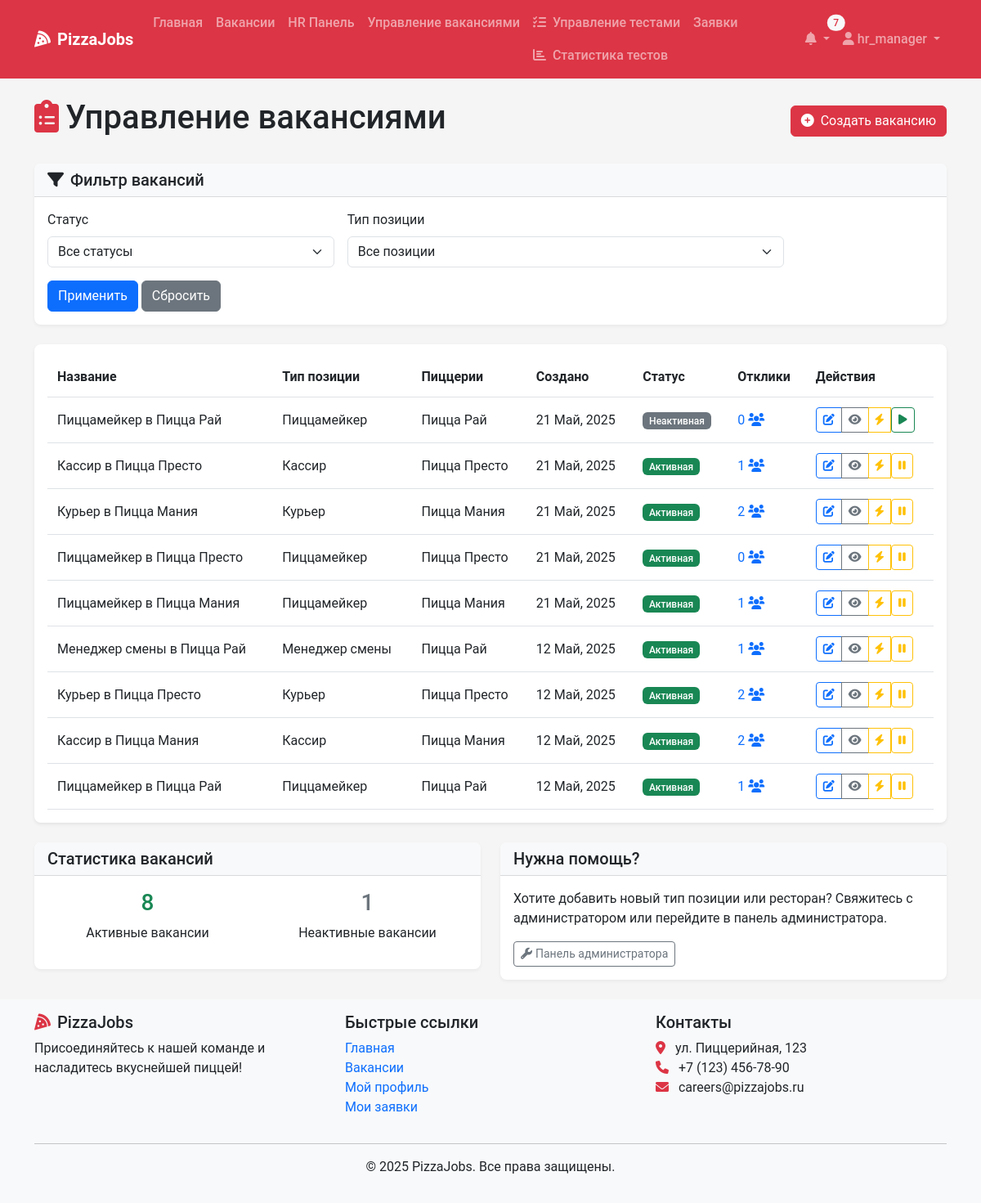
The page /hr/vacancies/ (signed in) on the database its author committed.
### recruitment/models.py (models this page shows, shortened)
class Vacancy(models.Model):
    title = models.CharField(max_length=100)
    position_type = models.ForeignKey(PositionType, on_delete=models.CASCADE, related_name='vacancies')
    restaurants = models.ManyToManyField(Restaurant, related_name='vacancies')
    description = models.TextField()
    requirements = models.TextField()
    responsibilities = models.TextField()
    conditions = models.TextField()
    salary_min = models.DecimalField(max_digits=10, decimal_places=2, null=True, blank=True)
    salary_max = models.DecimalField(max_digits=10, decimal_places=2, null=True, blank=True)
    is_active = models.BooleanField(default=True)
    created_at = models.DateTimeField(auto_now_add=True)
    updated_at = models.DateTimeField(auto_now=True)
    created_by = models.ForeignKey(User, on_delete=models.SET_NULL, null=True, related_name='created_vacancies')
    class Meta:
        verbose_name_plural = "Vacancies"

class PositionType(models.Model):
    title = models.CharField(max_length=100, unique=True)
    description = models.TextField()

class Restaurant(models.Model):
    name = models.CharField(max_length=100)
    address = models.CharField(max_length=255)
    city = models.CharField(max_length=100)
    manager = models.ForeignKey(User, on_delete=models.SET_NULL, null=True, blank=True, related_name='managed_restaurants')

### recruitment/views.py (the view)
# urls.py: path('hr/vacancies/', views.manage_vacancies, name='manage_vacancies'),
@login_required
@hr_required
def manage_vacancies(request):
    vacancies = Vacancy.objects.all().order_by('-created_at')
    status_filter = request.GET.get('status', '')
    if status_filter == 'active':
        vacancies = vacancies.filter(is_active=True)
    elif status_filter == 'inactive':
        vacancies = vacancies.filter(is_active=False)
    position_filter = request.GET.get('position_type', '')
    if position_filter:
        vacancies = vacancies.filter(position_type__id=position_filter)
    paginator = Paginator(vacancies, 20)
    page_number = request.GET.get('page')
    page_obj = paginator.get_page(page_number)
    total = Vacancy.objects.count()
    active = Vacancy.objects.filter(is_active=True).count()
    inactive = total - active
    position_types = PositionType.objects.all()
    context = {
        'page_obj': page_obj,
        'position_types': position_types,
        'selected_status': status_filter,
        'selected_position_type': position_filter,
        'total_vacancies': total,
        'active_vacancies': active,
        'inactive_vacancies': inactive,
    }
    return render(request, 'hr/vacancies_list.html', context)

### templates/hr/vacancies_list.html (shortened to what this page needs)
{% extends 'base.html' %}
{% block content %}
<div class="container">
    <div class="d-flex justify-content-between align-items-center mb-4">
        <h1><i class="fas fa-clipboard-list me-2 text-danger"></i>Управление вакансиями</h1>
        <div>
            <a href="{% url 'create_vacancy' %}" class="btn btn-danger">
                <i class="fas fa-plus-circle me-2"></i>Создать вакансию
            </a>
        </div>
    </div>
    <div class="card mb-4 shadow-sm">
        <div class="card-header bg-light">
            <h5 class="mb-0"><i class="fas fa-filter me-2"></i>Фильтр вакансий</h5>
        </div>
        <div class="card-body">
            <form method="get" class="row g-3">
                <div class="col-md-4">
                    <label for="status" class="form-label">Статус</label>
                    <select class="form-select" id="status" name="status">
                        <option value="">Все статусы</option>
                    </select>
                </div>
                <div class="col-md-6">
                    <label for="position_type" class="form-label">Тип позиции</label>
                    <select class="form-select" id="position_type" name="position_type">
                        <option value="">Все позиции</option>
                    </select>
                </div>
                <div class="col-12">
                    <button type="submit" class="btn btn-primary">Применить</button>
                    <a href="{% url 'manage_vacancies' %}" class="btn btn-secondary">Сбросить</a>
                </div>
            </form>
        </div>
    </div>
    <div class="card shadow">
        <div class="card-body">
            {% if page_obj %}
                <div class="table-responsive">
                    <table class="table table-hover align-middle">
                        <thead>
                            <tr>
                                <th>Название</th>
                                <th>Тип позиции</th>
                                <th>Пиццерии</th>
                                <th>Создано</th>
                                <th>Статус</th>
                                <th>Отклики</th>
                                <th>Действия</th>
                            </tr>
                        </thead>
                        <tbody>
                            {% for vacancy in page_obj %}
                                <tr>
                                    <td>{{ vacancy.title }}</td>
                                    <td>{{ vacancy.position_type.title }}</td>
                                    <td>
                                        {% if vacancy.restaurants.count == 1 %}
                                            {{ vacancy.restaurants.first.name }}
                                        {% else %}
                                            {{ vacancy.restaurants.count }} пиццерий
                                        {% endif %}
                                    </td>
                                    <td>{{ vacancy.created_at|date:"d M, Y" }}</td>
                                    <td>
                                        <span class="badge {% if vacancy.is_active %}bg-success{% else %}bg-secondary{% endif %}">
                                            {% if vacancy.is_active %}Активная{% else %}Неактивная{% endif %}
                                        </span>
                                    </td>
                                    <td>
                                        <a href="{% url 'application_list' %}?vacancy={{ vacancy.id }}" class="text-decoration-none">
                                            {{ vacancy.applications.count }}
                                            <i class="fas fa-users text-primary"></i>
                                        </a>
                                    </td>
                                    <td>
                                        <div class="btn-group">
                                            <a href="{% url 'edit_vacancy' vacancy.id %}" class="btn btn-sm btn-outline-primary">
                                                <i class="fas fa-edit"></i>
                                            </a>
                                            <a href="{% url 'vacancy_detail' vacancy.id %}" class="btn btn-sm btn-outline-secondary">
                                                <i class="fas fa-eye"></i>
                                            </a>
                                            <a href="{% url 'quick_apply' vacancy.id %}" class="btn btn-sm btn-outline-warning">
                                                <i class="fas fa-bolt"></i>
                                            </a>
                                            <form action="{% url 'toggle_vacancy_status' vacancy.id %}" method="post" class="d-inline">
                                                <button type="submit" class="btn btn-sm btn-outline-{% if vacancy.is_active %}warning{% else %}success{% endif %}">
                                                    <i class="fas fa-{% if vacancy.is_active %}pause{% else %}play{% endif %}"></i>
                                                </button>
                                            </form>
                                        </div>
                                    </td>
                                </tr>
                            {% endfor %}
                        </tbody>
                    </table>
                </div>
            {% else %}
                <div class="alert alert-info">
                    <i class="fas fa-info-circle me-2"></i>Вакансии по вашему запросу не найдены.
                </div>
            {% endif %}
        </div>
    </div>
   <div class="row mt-4">
    <div class="col-md-6">
        <div class="card shadow-sm">
            <div class="card-header bg-light">
                <h5 class="mb-0">Статистика вакансий</h5>
            </div>
            <div class="card-body">
                <div class="row text-center">
                    <div class="col-6">
                        <h3 class="text-success">{{ active_vacancies }}</h3>
                        <p>Активные вакансии</p>
                    </div>
                    <div class="col-6">
                        <h3 class="text-secondary">{{ inactive_vacancies }}</h3>
                        <p>Неактивные вакансии</p>
                    </div>
                </div>
            </div>
        </div>
    </div>
        <div class="col-md-6">
            <div class="card shadow-sm">
                <div class="card-header bg-light">
                    <h5 class="mb-0">Нужна помощь?</h5>
                </div>
                <div class="card-body">
                    <p>Хотите добавить новый тип позиции или ресторан? Свяжитесь с администратором или перейдите в панель администратора.</p>
                    <a href="/admin/" class="btn btn-sm btn-outline-secondary">
                        <i class="fas fa-wrench me-1"></i>Панель администратора
                    </a>
                </div>
            </div>
        </div>
    </div>
</div>
{% endblock %}

### templates/base.html (shortened to what this page needs)
<!DOCTYPE html>
<html lang="ru">
<head>
    <link href="https://cdn.jsdelivr.net/npm/bootstrap@5.3.0-alpha1/dist/css/bootstrap.min.css" rel="stylesheet">
    <link rel="stylesheet" href="https://cdnjs.cloudflare.com/ajax/libs/font-awesome/6.0.0/css/all.min.css">
    <link rel="stylesheet" href="/static/css/main.css">
</head>
<body>
    <nav class="navbar navbar-expand-lg navbar-dark bg-danger sticky-top">
        <div class="container">
            <a class="navbar-brand" href="{% url 'home' %}">
                <i class="fas fa-pizza-slice me-2"></i>PizzaJobs
            </a>
            <div class="collapse navbar-collapse" id="navbarNav">
                <ul class="navbar-nav me-auto">
                    <li class="nav-item">
                        <a class="nav-link" href="{% url 'home' %}">Главная</a>
                    </li>
                    <li class="nav-item">
                        <a class="nav-link" href="{% url 'vacancy_list' %}">Вакансии</a>
                    </li>
                    {% if user.is_authenticated %}
                        {% if user.profile.role == 'HR_MANAGER' %}
                            <li class="nav-item">
                                <a class="nav-link" href="{% url 'hr_dashboard' %}">HR Панель</a>
                            </li>
                            <li class="nav-item">
                                <a class="nav-link" href="{% url 'manage_vacancies' %}">Управление вакансиями</a>
                            </li>
                            <li class="nav-item">
                                <a class="nav-link" href="{% url 'manage_tests' %}">
                                    <i class="fas fa-tasks me-2"></i>Управление тестами
                                </a>
                                <a class="nav-link" href="{% url 'test_statistics' %}">
                                    <i class="fas fa-chart-bar me-2"></i>Статистика тестов
                                </a>
                            </li>
                        {% elif user.profile.role == 'RESTAURANT_MANAGER' %}
                            <li class="nav-item">
                                <a class="nav-link" href="{% url 'manager_dashboard' %}">Панель менеджера</a>
                            </li>
                        {% endif %}
                        <li class="nav-item">
                            <a class="nav-link" href="{% url 'application_list' %}">Заявки</a>
                        </li>
                    {% endif %}
                </ul>
                <ul class="navbar-nav">
                    {% if user.is_authenticated %}
                        <li class="nav-item dropdown">
                            <a class="nav-link dropdown-toggle position-relative" href="#" id="notificationDropdown" role="button" data-bs-toggle="dropdown">
                                <i class="fas fa-bell"></i>
                                {% if unread_count %}
                                    <span class="badge rounded-pill bg-light text-danger position-absolute top-0 start-100 translate-middle">
                                        {{ unread_count }}
                                    </span>
                                {% endif %}
                            </a>
                        </li>
                        <li class="nav-item dropdown">
                            <a class="nav-link dropdown-toggle" href="#" id="userDropdown" role="button" data-bs-toggle="dropdown">
                                <i class="fas fa-user"></i> {{ user.username }}
                            </a>
                        </li>
                    {% endif %}
                </ul>
            </div>
        </div>
    </nav>
    <main class="py-4">
        {% block content %}{% endblock %}
    </main>
    <footer class="footer mt-auto py-3 bg-light">
        <div class="container">
            <div class="row">
                <div class="col-md-4">
                    <h5><i class="fas fa-pizza-slice text-danger me-2"></i>PizzaJobs</h5>
                    <p>Присоединяйтесь к нашей команде и насладитесь вкуснейшей пиццей!</p>
                </div>
                <div class="col-md-4">
                    <h5>Быстрые ссылки</h5>
                    <ul class="list-unstyled">
                        <li><a href="{% url 'home' %}" class="text-decoration-none">Главная</a></li>
                        <li><a href="{% url 'vacancy_list' %}" class="text-decoration-none">Вакансии</a></li>
                        {% if user.is_authenticated %}
                            <li><a href="{% url 'view_profile' %}" class="text-decoration-none">Мой профиль</a></li>
                            <li><a href="{% url 'application_list' %}" class="text-decoration-none">Мои заявки</a></li>
                        {% else %}
                            <li><a href="{% url 'login' %}" class="text-decoration-none">Войти</a></li>
                            <li><a href="{% url 'register' %}" class="text-decoration-none">Регистрация</a></li>
                        {% endif %}
                    </ul>
                </div>
                <div class="col-md-4">
                    <h5>Контакты</h5>
                    <address>
                        <i class="fas fa-map-marker-alt text-danger me-2"></i> ул. Пиццерийная, 123<br>
                        <i class="fas fa-phone text-danger me-2"></i> +7 (123) 456-78-90<br>
                        <i class="fas fa-envelope text-danger me-2"></i> careers@pizzajobs.ru
                    </address>
                </div>
            </div>
            <hr>
            <div class="text-center">
                <p>&copy; 2025 PizzaJobs. Все права защищены.</p>
            </div>
        </div>
    </footer>
</body>
</html>

### rows shown on the page
Vacancy: title "Пиццамейкер в Пицца Рай", position_type "Пиццамейкер", restaurants.first.name "Пицца Рай", created_at "21 Май, 2025", is_active "Неактивная", applications.count "0"
Vacancy: title "Кассир в Пицца Престо", position_type "Кассир", restaurants.first.name "Пицца Престо", created_at "21 Май, 2025", is_active "Активная", applications.count "1"
Vacancy: title "Курьер в Пицца Мания", position_type "Курьер", restaurants.first.name "Пицца Мания", created_at "21 Май, 2025", is_active "Активная", applications.count "2"
Vacancy: title "Пиццамейкер в Пицца Престо", position_type "Пиццамейкер", restaurants.first.name "Пицца Престо", created_at "21 Май, 2025", is_active "Активная", applications.count "0"
Vacancy: title "Пиццамейкер в Пицца Мания", position_type "Пиццамейкер", restaurants.first.name "Пицца Мания", created_at "21 Май, 2025", is_active "Активная", applications.count "1"
Vacancy: title "Менеджер смены в Пицца Рай", position_type "Менеджер смены", restaurants.first.name "Пицца Рай", created_at "12 Май, 2025", is_active "Активная", applications.count "1"
Vacancy: title "Курьер в Пицца Престо", position_type "Курьер", restaurants.first.name "Пицца Престо", created_at "12 Май, 2025", is_active "Активная", applications.count "2"
Vacancy: title "Кассир в Пицца Мания", position_type "Кассир", restaurants.first.name "Пицца Мания", created_at "12 Май, 2025", is_active "Активная", applications.count "2"
Vacancy: title "Пиццамейкер в Пицца Рай", position_type "Пиццамейкер", restaurants.first.name "Пицца Рай", created_at "12 Май, 2025", is_active "Активная", applications.count "1"

### other values the page prints
{{ unread_count }} "7"
{{ user.username }} "hr_manager"
{{ active_vacancies }} "8"
{{ inactive_vacancies }} "1"
